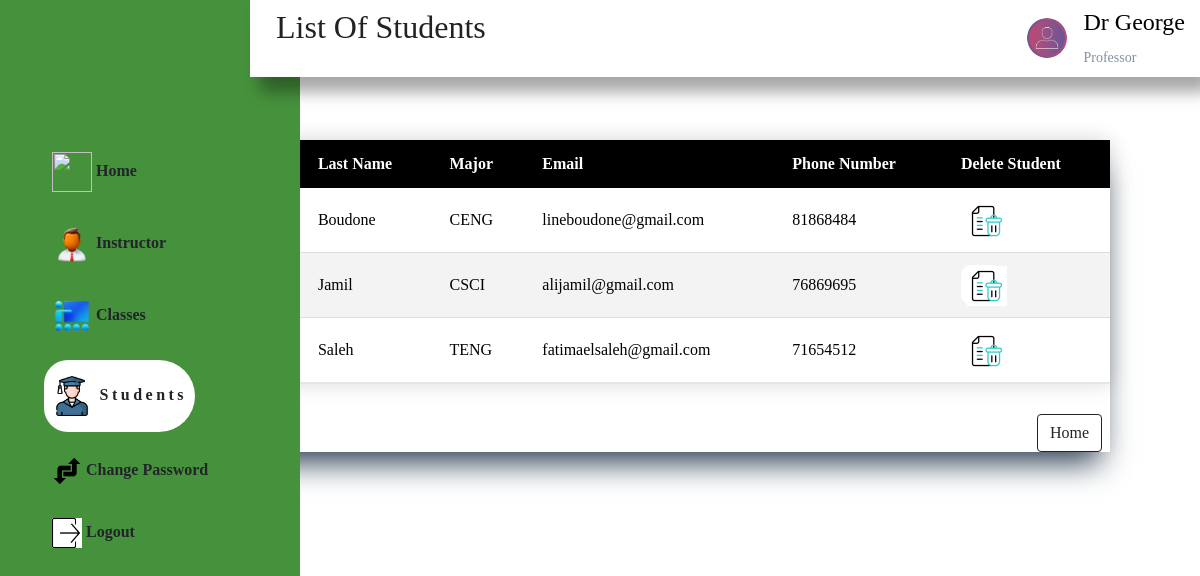
Screenshot of /ShowAllStudents.php (signed in) with the database file from the repository.
### tables this page shows
CREATE TABLE `students` (
  `Student_id` int(11) NOT NULL,
  `Name` text NOT NULL,
  `Last_Name` text NOT NULL,
  `Email` text NOT NULL,
  `Phone` int(11) NOT NULL,
  `major` text NOT NULL
);

### ShowAllStudents.php (the view, shortened to what this page needs)
<!doctype html>
<html lang="en">
  <head>
    <link href="https://cdn.jsdelivr.net/npm/bootstrap@5.1.3/dist/css/bootstrap.min.css" rel="stylesheet">
    <link rel="stylesheet" href="https://cdnjs.cloudflare.com/ajax/libs/font-awesome/6.4.0/css/all.min.css" />
    <link rel="stylesheet" href="https://maxst.icons8.com/vue-static/landings/line-awesome/
                                    line-awesome/1.3.0/css/line-awesome.min.css">
    <link rel="stylesheet" href="admin.css">
    <link rel="stylesheet" href="showingDr.css">
  </head>
  <body>
    <nav class="navbar navbar-expand-lg navbar-light">
  <div class="container-fluid">
            <br><br><br><br><br>
    <div class="collapse navbar-collapse" id="navbarNavDropdown">
      <ul class="navbar-nav">
        <li class="nav-item">
            <a class="nav-link text-dark" aria-current="page" href="#"><span class="las la-users"></span><img src="images/home.gif" width="40px" height="40px" alt=""> Home</a>
        </li>
        <li class="nav-item">
          <a class="nav-link text-dark" href="Instructor.php"><span class="las la-users"></span><img src="images/manager.png" width="40px" height="40px" alt=""> Instructor</a>
        </li>
        <li class="nav-item">
          <a class="nav-link text-dark" href="classes.php"><span class="las la-users"></span><img src="images/saf.png" width="40px" height="40px" alt=""> Classes</a>
        </li>
        <li class="nav-item">
          <a class="nav-link text-dark active" href="student.php"><img src="images/graduated.png" width="40px" height="40px" alt=""> Students</a>
        </li>
        <li class="nav-item">
            <a class="nav-link text-dark" href="changepassword.php"><img src="images/chPass.png" width="30px" height="30px" alt=""> Change Password</a>
        </li>
        <li class="nav-item">
            <a class="nav-link text-dark" href="login.html"><img src="images/arrojWw9F5j5.gif" width="30px" height="30px" alt=""> Logout</a>
        </li>
      </ul>
    </div>
  </div>
</nav>
    <div class="main_content">
            <header>
                <h2>
                    List Of Students
                </h2>
                <div class="user_wrapper">
                    <img src="adminnnn.jpg" width="40px" height="40px" alt="">
                    <div>
                        <h4>Dr George</h4>
                        <small>Professor</small>
                    </div>
                </div>
            </header>
    </div>
	<?php
  require_once('connection.php');
  $query = "SELECT * from students";
  $result = mysqli_query($link, $query);
  if (($result) && (mysqli_num_rows($result) > 0)){
		if (($result) && (mysqli_num_rows($result) > 0)){
      echo '<div  class ="form" id="form">';
			echo '<table class="styled-table">';
			echo '<thead ><tr style="color: white;"><th style="color: white;">#</th> <th style="color: white;">Fisrt Name</th><th style="color: white;">Last Name</th><th style="color: white;">Major</th><th style="color: white;">Email</th><th style="color: white;">Phone Number</th><th style="color: white;">Delete Student</th></tr></thead>';
			while ($row = mysqli_fetch_assoc($result)){
				echo '<tr><td>' . $row['Student_id'] . '</td><td>' . $row['Name'] . '</td><td>' . $row['Last_Name'] . '</td><td>' . $row['major']. '</td><td>' . $row['Email']. '</td><td>' . $row['Phone']. '</td>'
        .'<td><a href="deleteStudents.php?id='.$row['Student_id'].'">	<button type="button" id="submit"><img src="images/bin.gif" width="40px" height="40px"></button>';
			}
			echo '</table>';
		}
		}else
    echo "<h1 >There Are No Students </h1>"
	?>
    <div class="d-grid gap-2 d-md-flex justify-content-md-end">
    	<a href="student.php"><button class="btn btn-outline-dark me-md-2" type="button">Home</button></a>
  	</div>
	</body>
</html>

### admin.css (style rules this page uses)
@media screen and (min-width: 992px) { .navbar .container-fluid, .navbar-expand-lg .navbar-collapse, .navbar-expand-lg .navbar-nav { flex-direction: column; align-items: flex-start; } }
@media screen and (min-width: 992px) { .navbar { width: 16%; height: 100vh; align-items: flex-start; } }
:root { --main-color: #C0C0C0; --main-dark: #1D2231; --text-grey: #8390A2; --main-black: #000000; }
.navbar { width: 250px; position: fixed; left: 0; top: 0; height: 100%; background-color: #46923C; z-index: 100; transition: width 300ms; }
.navbar .navbar-nav { color: #fff; font-size: 1.1em; }
.nav-item { margin-top: 1rem; }
.nav-item a { padding-left: 0rem; display: block; color: var(--main-black); font-size: 1rem; font-weight: bold; align-items: center; }
.nav-item a.active { background: #fff; padding-top: 1rem; padding-bottom: 1rem; color: var(--main-black); border-radius: 30px 45px 45px 30px; letter-spacing: 3.5px; }
.nav-link { transition: all 0.2s; }
.main_content { transition: margin-left 300ms; margin-left: 255px; }
header { background: white; display: flex; justify-content: space-between; padding: 0.5rem; box-shadow: 10px 15px 15px rgba(0, 0, 0, 0.35); position: fixed; left: 250px; width: calc(100% - 250px); top: 0; z-index: 100; transition: left 300ms; }
header h2 { color: #222; padding-left: 10px; }
.user_wrapper { display: flex; align-items: center; padding-right: 7px; }
.user_wrapper img { border-radius: 50%; margin-right: 1rem; }
.user_wrapper small { display: inline-block; color: var(--text-grey); margin-top: -3px !important; }

### showingDr.css (style rules this page uses)
* { font-family: Quicksand; font-size: 16px; color: black; }
body { margin: 10px; height: 5500vh; padding: 100px; padding-right: 5px; border: 10px; background-size: cover; background-repeat: no-repeat; }
.form { background-color: #fff; box-shadow: rgb(38, 57, 77) 0px 20px 30px -10px; width: 1000px; margin: 20px auto 20px auto; margin-right: 130px; }
#submit { border: none; border-radius: 10px; height: 40px; width: 40px; background-color: white; color: #fff; margin: auto; outline: none; }
.styled-table { border-collapse: collapse; margin: 30px 0; font-size: 0.9em; font-family: sans-serif; min-width: 1000px; box-shadow: 0 0 20px rgba(0, 0, 0, 0.15); }
.styled-table thead tr { background-color:black; color: #fff; text-align: left; }
.styled-table th, .styled-table td { padding: 12px 15px; }
.styled-table tbody tr { border-bottom: 1px solid #dddddd; }
.styled-table tbody tr:nth-of-type(even) { background-color: #f3f3f3; }
.styled-table tbody tr:last-of-type { border-bottom: 2px solid #E6E6E6; }

### rows the page displays
students: Last_Name "Boudone", major "CENG", Email "lineboudone@gmail.com", Phone "81868484"
students: Last_Name "Jamil", major "CSCI", Email "alijamil@gmail.com", Phone "76869695"
students: Last_Name "Saleh", major "TENG", Email "fatimaelsaleh@gmail.com", Phone "71654512"
